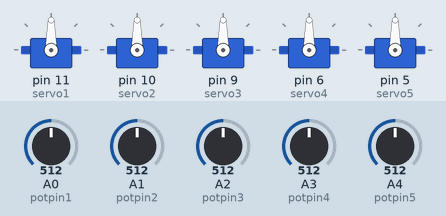
The sketch below on a simulated Arduino Uno, built with avr-gcc and run on an emulated ATmega328P. Parts: 5 × servo. Inputs (shaded band) come from the test bench; at power-on: A0 (potpin1) = 512, A1 (potpin2) = 512, A2 (potpin3) = 512, A3 (potpin4) = 512, A4 (potpin5) = 512.

Above: at 6.2 s.
6.3 s: A0 (potpin1) set to 716
At 7.4 s:
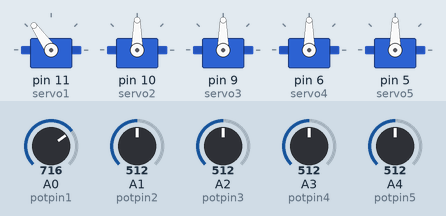
7.8 s: A1 (potpin2) set to 716
At 8.3 s:
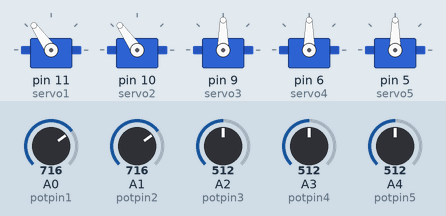
9.3 s: A2 (potpin3) set to 716
At 9.7 s:
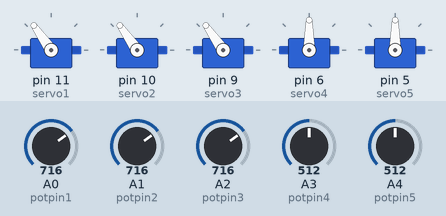
10.8 s: A3 (potpin4) set to 716
At 11.8 s:
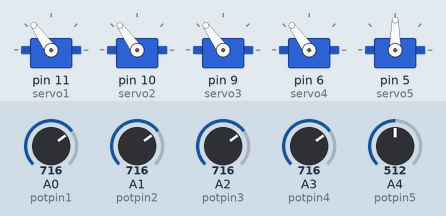
12.3 s: A4 (potpin5) set to 716
At 13.2 s:
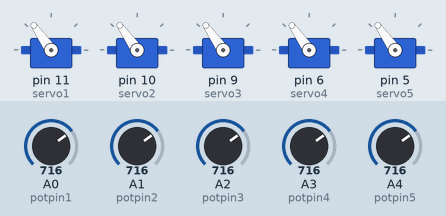
13.8 s: A0 (potpin1) set to 992
At 14.2 s:
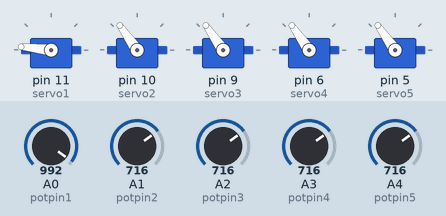
Timing chart, 0 to 16.3 s (numbered marks = the images above; inputs shaded):
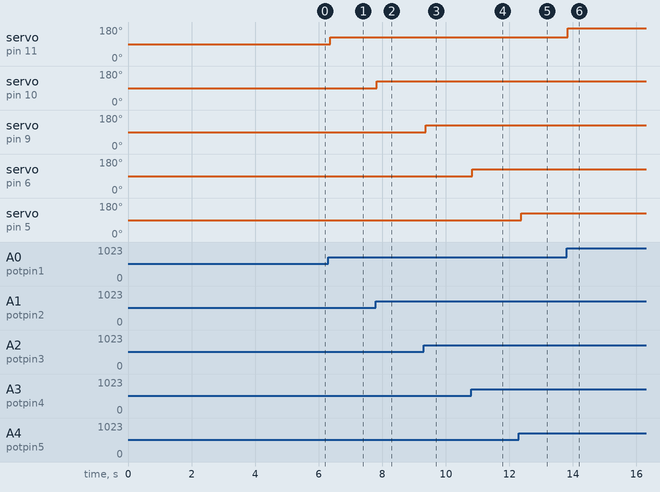

The sketch:

5servos_with_Pot1.ino
```cpp
#include <Servo.h>

Servo servo1;  // create servo object to control a servo
Servo servo2;  // create servo object to control a servo
Servo servo3;
Servo servo4;
Servo servo5;

int startPos = 90;
int potpin1 = 0;  // analog pin used to connect the potentiometer
int val1;    // variable to read the value from the analog pin

int potpin2 = 1;
int val2;

int potpin3 = 2;
int val3;

int potpin4 = 3;
int val4;

int potpin5 = 4;
int val5;

void setup() {
 servo1.attach(11);  // attaches the servo on pin 9 to the servo object
  servo2.attach(10);
  servo3.attach(9);
  servo4.attach(6);
  servo5.attach(5);


  servo1.write(startPos);

servo2.write(startPos);

servo3.write(startPos);

servo4.write(startPos);

servo5.write(startPos);
delay(5000);

}

void loop() {


  val1 = analogRead(potpin1);            // reads the value of the potentiometer (value between 0 and 1023)
  val1 = map(val1, 0, 1023, 0, 180);     // scale it to use it with the servo (value between 0 and 180)
  servo1.write(val1);                  // sets the servo position according to the scaled value
  delay(15);                           // waits for the servo to get there


  val2 = analogRead(potpin2);
  val2 = map(val2, 0, 1023, 0, 180);
  servo2.write(val2);
  delay(15);


    val3 = analogRead(potpin3);
  val3 = map(val3, 0, 1023, 0, 180);
  servo3.write(val3);
  delay(15);


      val4 = analogRead(potpin4);
  val4 = map(val4, 0, 1023, 0, 180);
  servo4.write(val4);
  delay(15);


  val5 = analogRead(potpin5);
  val5 = map(val5, 0, 1023, 0, 180);
  servo5.write(val5);
  delay(15);

}
```

Measured:
- after the input at 6.3 s, servo on pin 11 (servo1): 90° → 125° after 0.07 s
- after the input at 7.8 s, servo on pin 10 (servo2): 90° → 125° at once
- after the input at 9.3 s, servo on pin 9 (servo3): 90° → 125° after 0.07 s
- after the input at 10.8 s, servo on pin 6 (servo4): 90° → 125° at once
- after the input at 12.3 s, servo on pin 5 (servo5): 90° → 125° after 0.07 s
- after the input at 13.8 s, servo on pin 11 (servo1): 125° → 174° at once
